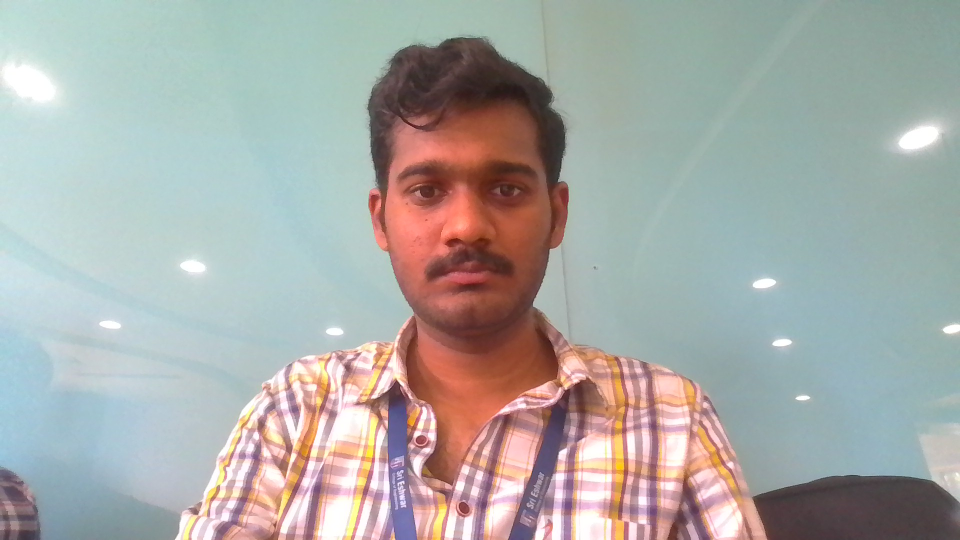
#> input picture Old_Pics_Nov25/Predeep.jpg, 1920 x 1080 px (shown at 1/2 size)
$ python -i BMC_Processor.py   (imports and definitions only)
#> lines starting #> are read from the running program, lines starting #| are printed output that depends on the picture
"""
BMC (Bilateral Median Convolution) Processor for Phase II
Enhances texture representation for robust face recognition
Combines bilateral filtering with median convolution for better occlusion handling
"""

import cv2
import numpy as np
from scipy import ndimage


class BMCProcessor:
    """
    Bilateral Median Convolution Processor
    Enhances LBP features by combining spatial, intensity, and median filtering
    """

    def __init__(self, kernel_size=5, sigma_space=75, sigma_color=75):
        """
        Initialize BMC processor

        Args:
            kernel_size: Size of the processing kernel (default: 5)
            sigma_space: Spatial sigma for bilateral filter (default: 75)
            sigma_color: Color/intensity sigma for bilateral filter (default: 75)
        """
        self.kernel_size = kernel_size
        self.sigma_space = sigma_space
        self.sigma_color = sigma_color

    # [66 lines left out: functions bilateral_median_convolution, _create_spatial_kernel, not called in this run]

    def fast_bmc(self, image, strength='light'):
        """
        Fast approximation of BMC using separable filters
        Suitable for real-time processing

        Args:
            image: Input grayscale image
            strength: 'light', 'medium', or 'heavy' (default: 'light' for compatibility)

        Returns:
            Fast BMC processed image
        """
        if strength == 'light':
            # Light processing - better for old training images
            img = cv2.bilateralFilter(image, 5, 50, 50)
            return img
        elif strength == 'medium':
            # Medium processing
            img = cv2.medianBlur(image, 3)
            img = cv2.bilateralFilter(img, 5, 60, 60)
            return img
        else:  # heavy
            # Original heavy processing
            img = cv2.medianBlur(image, 3)
            img = cv2.bilateralFilter(img, self.kernel_size, self.sigma_color, self.sigma_space)
            img = cv2.medianBlur(img, 3)
            return img

    def multi_scale_bmc(self, image, scales=[1.0, 0.75, 0.5]):
        """
        Apply BMC at multiple scales and combine
        Captures both fine and coarse texture patterns

        Args:
            image: Input grayscale image
            scales: List of scale factors (default: [1.0, 0.75, 0.5])

        Returns:
            Multi-scale BMC processed image
        """
        h, w = image.shape
        results = []

        for scale in scales:
            # Resize image
            new_size = (int(w * scale), int(h * scale))
            scaled_img = cv2.resize(image, new_size, interpolation=cv2.INTER_LINEAR)

            # Apply fast BMC
            bmc_img = self.fast_bmc(scaled_img)

            # Resize back to original size
            bmc_img = cv2.resize(bmc_img, (w, h), interpolation=cv2.INTER_LINEAR)
            results.append(bmc_img)

        # Combine scales (weighted average favoring original scale)
        weights = [0.6, 0.25, 0.15]  # Favor original scale
        combined = np.zeros_like(image, dtype=np.float32)

        for img, weight in zip(results, weights):
            combined += img.astype(np.float32) * weight

        return combined.astype(np.uint8)

    # [149 lines left out: functions adaptive_bmc, enhance_for_lbph, compute_bmc_texture_descriptor, test_bmc_processor, not called in this run]


# [2 lines not run here, left out]

>>> import cv2
>>> picture = cv2.imread('../Old_Pics_Nov25/Predeep.jpg', cv2.IMREAD_GRAYSCALE)
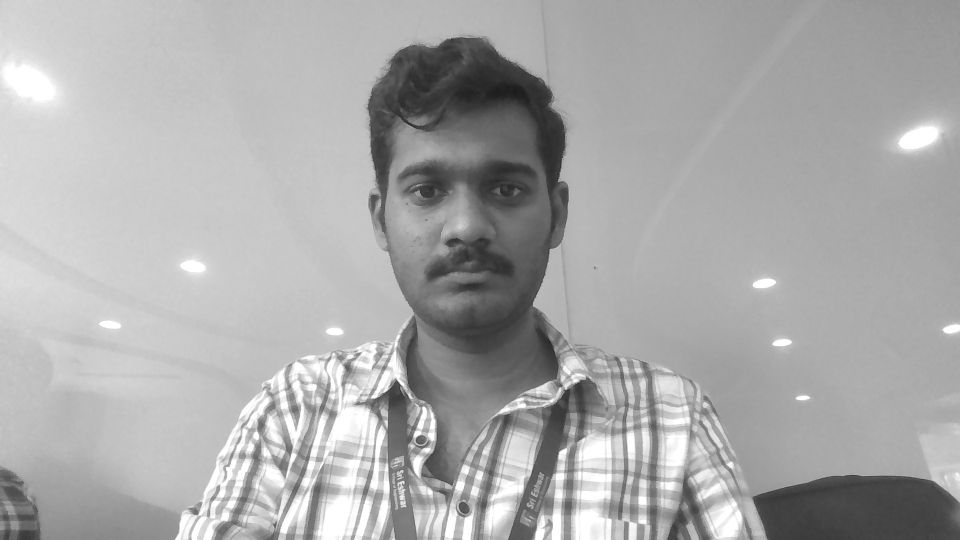
#> picture: shape (1080, 1920) (shown at 1/2 size); min 25, max 255, mean 170.2
>>> result = BMCProcessor().multi_scale_bmc(picture)
#> after the loop in multi_scale_bmc, `for scale in scales:`:
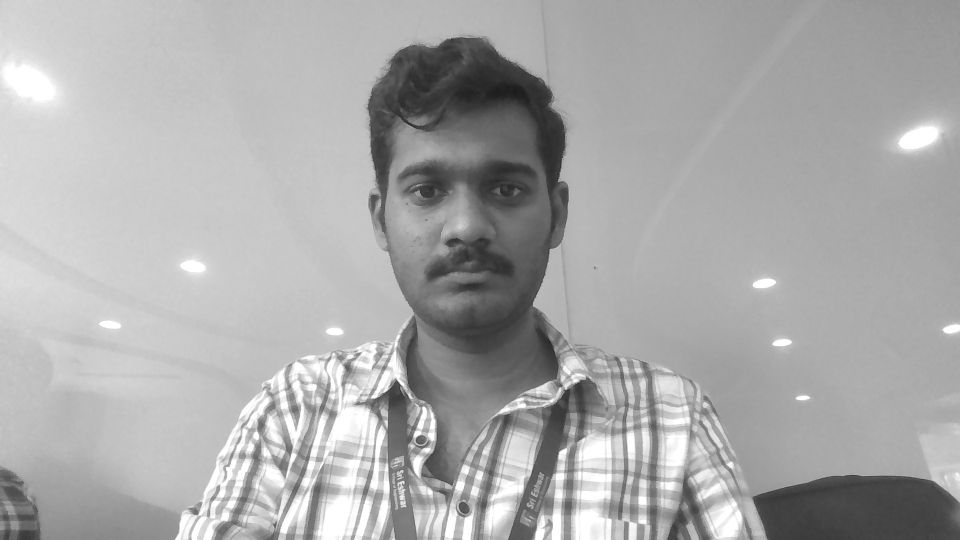
#> scaled_img: shape (540, 960); min 28, max 255, mean 170.3
#> after the loop in multi_scale_bmc, `for scale in scales:`: results = 3 items
#> the loop in multi_scale_bmc, `for img, weight in zip(results, weights):` made 3 passes
#> weight on passes 1 to 3: 0.6, 0.25, 0.15
#> pass 1, in multi_scale_bmc, `combined += img.astype(np.float32) * weight`:
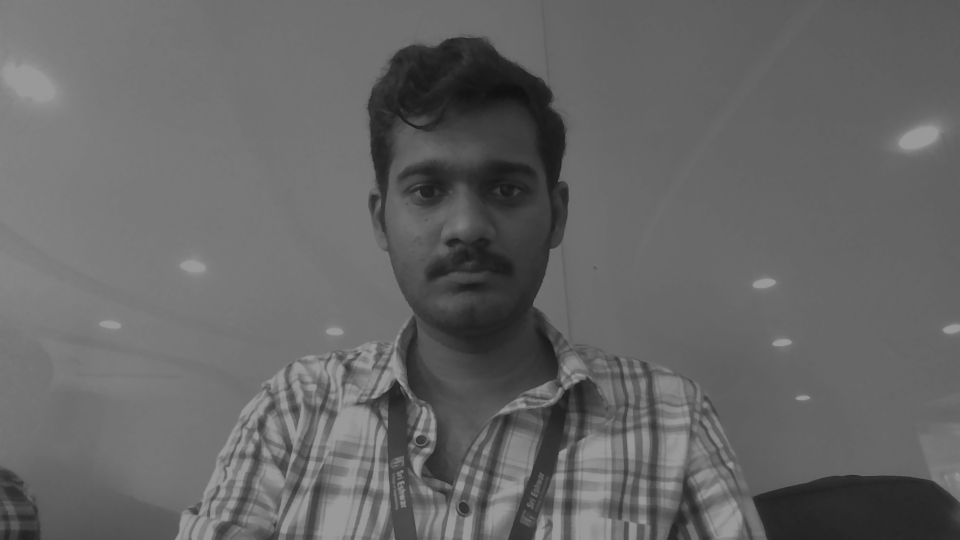
#> combined: shape (1080, 1920) float32 (shown at 1/2 size); min 16.8, max 153, mean 101.8
#> pass 2, in multi_scale_bmc, `combined += img.astype(np.float32) * weight`:
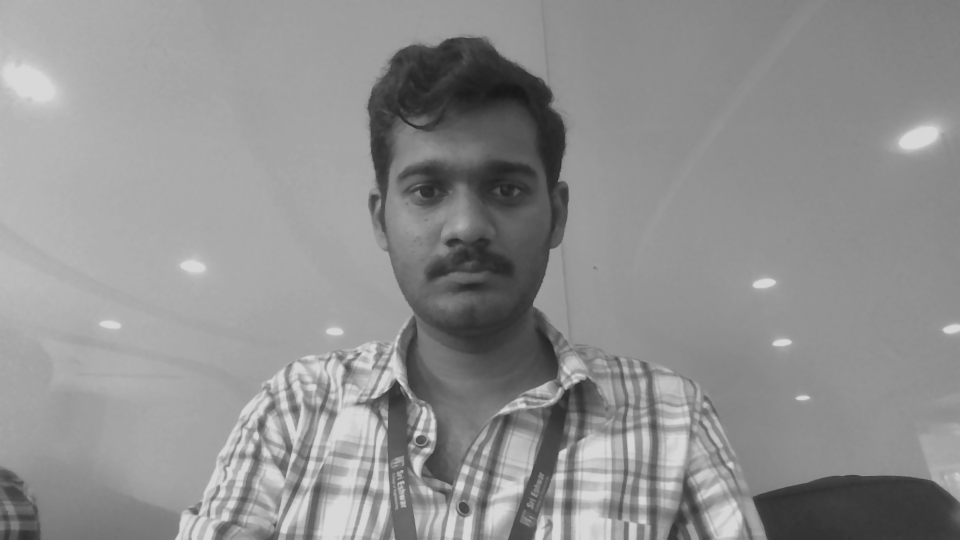
#> combined: shape (1080, 1920) float32 (shown at 1/2 size); min 23.8, max 216.8, mean 144.2

$ run again, on Old_Pics_Nov25/Rithdesh.jpg
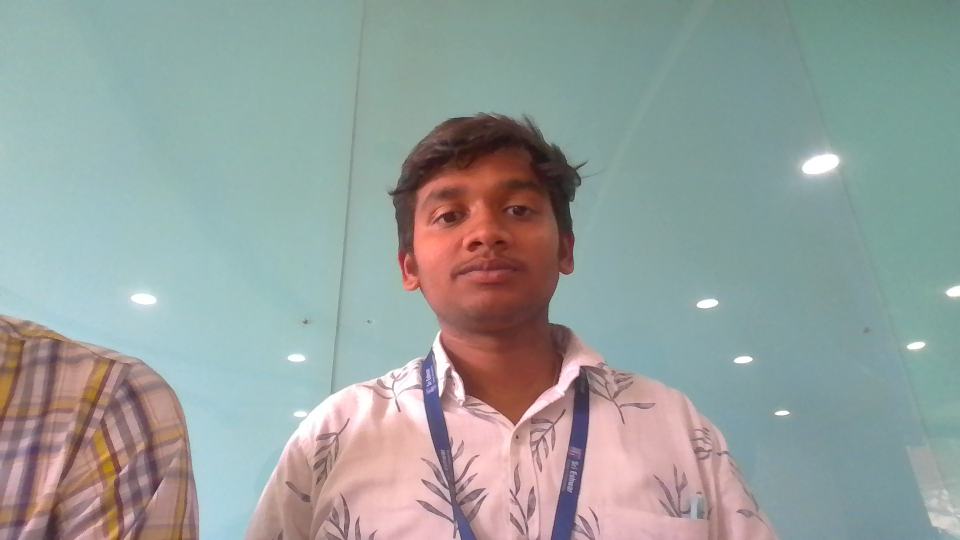
#> input picture Old_Pics_Nov25/Rithdesh.jpg, 1920 x 1080 px (shown at 1/2 size)
#> after the loop in multi_scale_bmc, `for scale in scales:`:
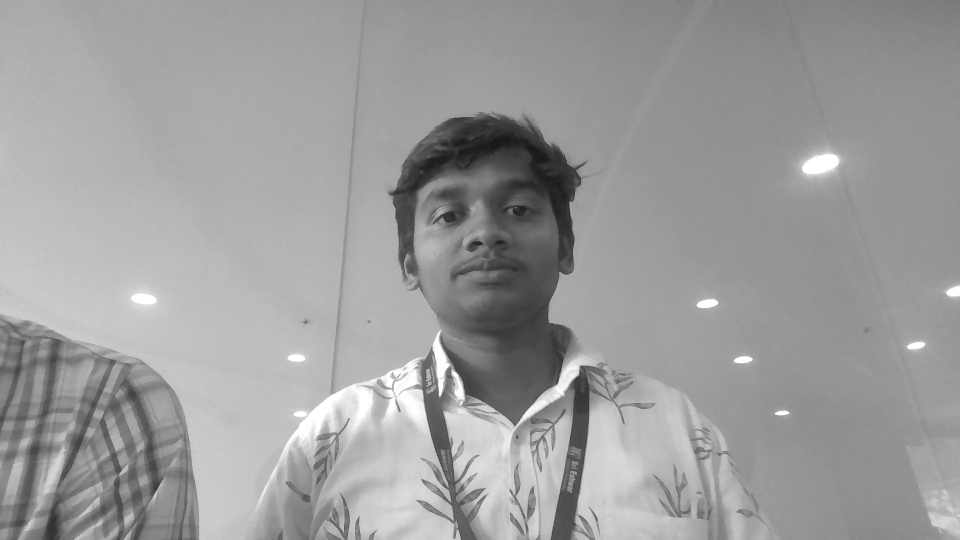
#> scaled_img: shape (540, 960); min 24, max 255, mean 156.7
#> after the loop in multi_scale_bmc, `for scale in scales:`: results = 3 items
#> the loop in multi_scale_bmc, `for img, weight in zip(results, weights):` made 3 passes
#> weight on passes 1 to 3: 0.6, 0.25, 0.15
#> pass 2, in multi_scale_bmc, `combined += img.astype(np.float32) * weight`:
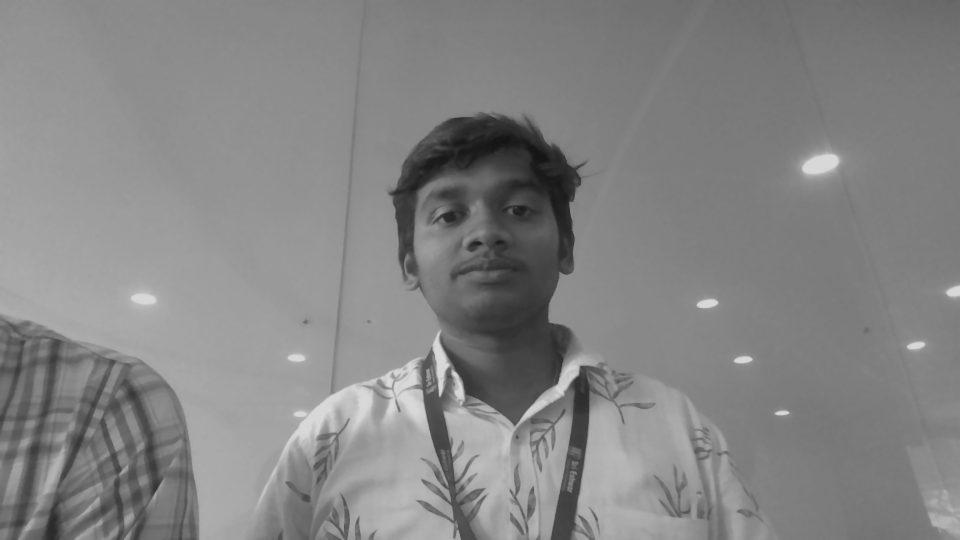
#> combined: shape (1080, 1920) float32 (shown at 1/2 size); min 20.4, max 216.8, mean 132.7

$ run again, on Old_Pics_Nov25/Syam.jpg
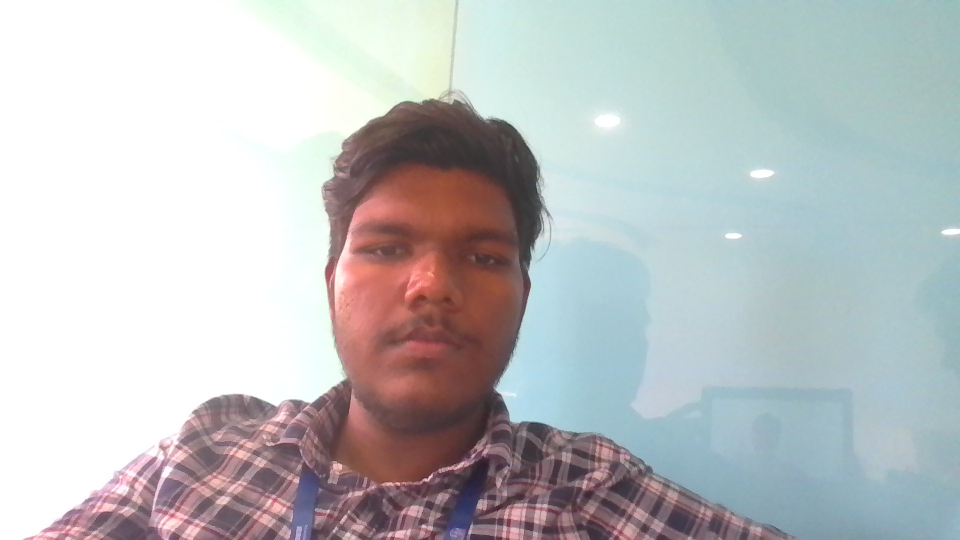
#> input picture Old_Pics_Nov25/Syam.jpg, 1920 x 1080 px (shown at 1/2 size)
#> after the loop in multi_scale_bmc, `for scale in scales:`:
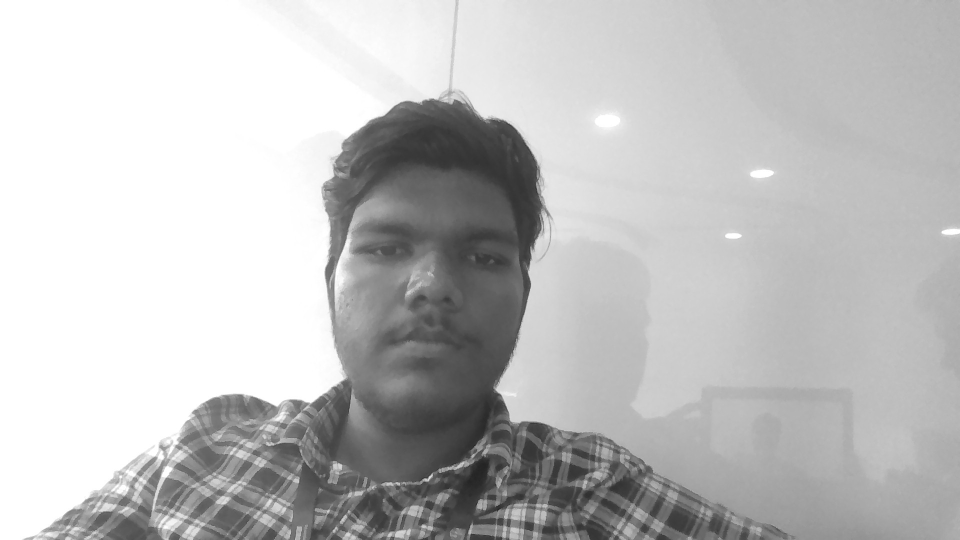
#> scaled_img: shape (540, 960); min 35, max 255, mean 192.2
#> after the loop in multi_scale_bmc, `for scale in scales:`: results = 3 items
#> the loop in multi_scale_bmc, `for img, weight in zip(results, weights):` made 3 passes
#> weight on passes 1 to 3: 0.6, 0.25, 0.15
#> pass 2, in multi_scale_bmc, `combined += img.astype(np.float32) * weight`:
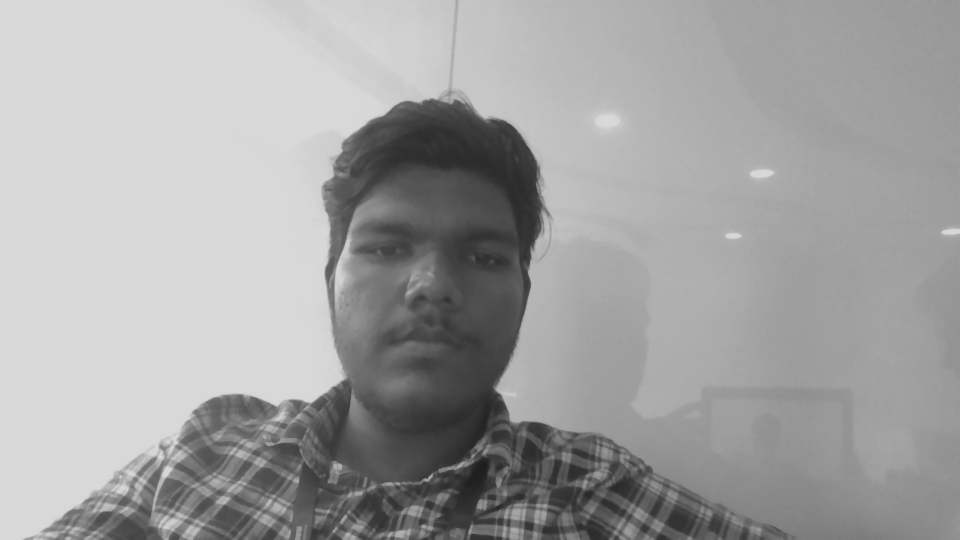
#> combined: shape (1080, 1920) float32 (shown at 1/2 size); min 29.75, max 216.8, mean 163
